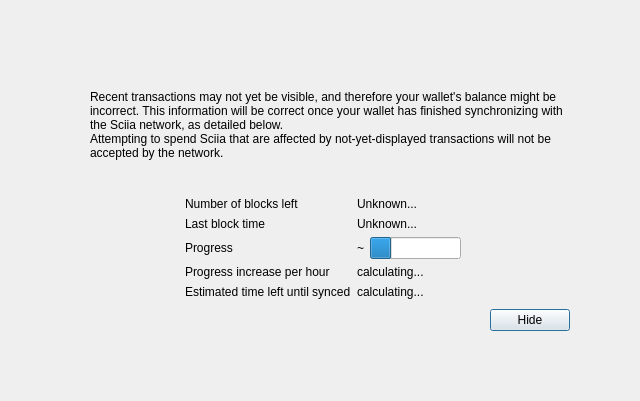
<?xml version="1.0" encoding="UTF-8"?>
<ui version="4.0">
 <class>ModalOverlay</class>
 <widget class="ModalOverlay" name="ModalOverlay">
  <property name="geometry">
   <rect>
    <x>0</x>
    <y>0</y>
    <width>640</width>
    <height>401</height>
   </rect>
  </property>
  <property name="windowTitle">
   <string>Form</string>
  </property>
  <layout class="QVBoxLayout" name="verticalLayout" stretch="0">
   <property name="sizeConstraint">
    <enum>QLayout::SetDefaultConstraint</enum>
   </property>
   <property name="leftMargin">
    <number>0</number>
   </property>
   <property name="topMargin">
    <number>0</number>
   </property>
   <property name="rightMargin">
    <number>0</number>
   </property>
   <property name="bottomMargin">
    <number>0</number>
   </property>
   <item>
    <widget class="QWidget" name="bgWidget" native="true">
     <property name="styleSheet">
      <string notr="true"/>
     </property>
     <layout class="QVBoxLayout" name="verticalLayoutMain" stretch="0">
      <property name="leftMargin">
       <number>60</number>
      </property>
      <property name="topMargin">
       <number>60</number>
      </property>
      <property name="rightMargin">
       <number>60</number>
      </property>
      <property name="bottomMargin">
       <number>60</number>
      </property>
      <item>
       <widget class="QWidget" name="contentWidget" native="true">
        <property name="styleSheet">
         <string notr="true"/>
        </property>
        <layout class="QVBoxLayout" name="verticalLayoutSub" stretch="1,0,0,0,0">
         <property name="spacing">
          <number>0</number>
         </property>
         <property name="leftMargin">
          <number>10</number>
         </property>
         <property name="topMargin">
          <number>10</number>
         </property>
         <property name="rightMargin">
          <number>10</number>
         </property>
         <property name="bottomMargin">
          <number>10</number>
         </property>
         <item>
          <layout class="QHBoxLayout" name="horizontalLayoutIconText" stretch="0,1">
           <property name="topMargin">
            <number>20</number>
           </property>
           <item>
            <layout class="QVBoxLayout" name="verticalLayoutIcon">
             <property name="leftMargin">
              <number>0</number>
             </property>
             <item>
              <widget class="QLabel" name="warningIcon">
               <property name="text">
                <string/>
               </property>
              </widget>
             </item>
             <item>
              <spacer name="verticalSpacerWarningIcon">
               <property name="orientation">
                <enum>Qt::Vertical</enum>
               </property>
               <property name="sizeHint" stdset="0">
                <size>
                 <width>20</width>
                 <height>40</height>
                </size>
               </property>
              </spacer>
             </item>
            </layout>
           </item>
           <item>
            <layout class="QVBoxLayout" name="verticalLayoutInfoText">
             <property name="leftMargin">
              <number>0</number>
             </property>
             <property name="topMargin">
              <number>0</number>
             </property>
             <item>
              <widget class="QLabel" name="infoText">
               <property name="text">
                <string>Recent transactions may not yet be visible, and therefore your wallet's balance might be incorrect. This information will be correct once your wallet has finished synchronizing with the Sciia network, as detailed below.</string>
               </property>
               <property name="textFormat">
                <enum>Qt::RichText</enum>
               </property>
               <property name="wordWrap">
                <bool>true</bool>
               </property>
              </widget>
             </item>
             <item>
              <widget class="QLabel" name="infoTextStrong">
               <property name="text">
                <string>Attempting to spend Sciia that are affected by not-yet-displayed transactions will not be accepted by the network.</string>
               </property>
               <property name="textFormat">
                <enum>Qt::RichText</enum>
               </property>
               <property name="wordWrap">
                <bool>true</bool>
               </property>
              </widget>
             </item>
             <item>
              <spacer name="verticalSpacerInTextSpace">
               <property name="orientation">
                <enum>Qt::Vertical</enum>
               </property>
               <property name="sizeHint" stdset="0">
                <size>
                 <width>20</width>
                 <height>40</height>
                </size>
               </property>
              </spacer>
             </item>
            </layout>
           </item>
          </layout>
         </item>
         <item>
          <spacer name="verticalSpacerAfterText">
           <property name="orientation">
            <enum>Qt::Vertical</enum>
           </property>
           <property name="sizeHint" stdset="0">
            <size>
             <width>20</width>
             <height>40</height>
            </size>
           </property>
          </spacer>
         </item>
         <item>
          <layout class="QFormLayout" name="formLayout">
           <property name="fieldGrowthPolicy">
            <enum>QFormLayout::FieldsStayAtSizeHint</enum>
           </property>
           <property name="formAlignment">
            <set>Qt::AlignHCenter|Qt::AlignTop</set>
           </property>
           <property name="horizontalSpacing">
            <number>6</number>
           </property>
           <property name="verticalSpacing">
            <number>6</number>
           </property>
           <property name="topMargin">
            <number>10</number>
           </property>
           <item row="0" column="0">
            <widget class="QLabel" name="labelNumberOfBlocksLeft">
             <property name="text">
              <string>Number of blocks left</string>
             </property>
            </widget>
           </item>
           <item row="0" column="1">
            <widget class="QLabel" name="numberOfBlocksLeft">
             <property name="text">
              <string>Unknown...</string>
             </property>
            </widget>
           </item>
           <item row="1" column="0">
            <widget class="QLabel" name="labelLastBlockTime">
             <property name="text">
              <string>Last block time</string>
             </property>
            </widget>
           </item>
           <item row="1" column="1">
            <widget class="QLabel" name="newestBlockDate">
             <property name="sizePolicy">
              <sizepolicy hsizetype="Maximum" vsizetype="Preferred">
               <horstretch>0</horstretch>
               <verstretch>0</verstretch>
              </sizepolicy>
             </property>
             <property name="text">
              <string>Unknown...</string>
             </property>
            </widget>
           </item>
           <item row="2" column="0">
            <widget class="QLabel" name="labelSyncDone">
             <property name="text">
              <string>Progress</string>
             </property>
            </widget>
           </item>
           <item row="2" column="1">
            <layout class="QHBoxLayout" name="horizontalLayoutSync" stretch="0,1">
             <item>
              <widget class="QLabel" name="percentageProgress">
               <property name="text">
                <string notr="true">~</string>
               </property>
              </widget>
             </item>
             <item>
              <widget class="QProgressBar" name="progressBar">
               <property name="value">
                <number>24</number>
               </property>
               <property name="format">
                <string/>
               </property>
              </widget>
             </item>
            </layout>
           </item>
           <item row="4" column="0">
            <widget class="QLabel" name="labelProgressIncrease">
             <property name="text">
              <string>Progress increase per hour</string>
             </property>
            </widget>
           </item>
           <item row="4" column="1">
            <widget class="QLabel" name="progressIncreasePerH">
             <property name="text">
              <string>calculating...</string>
             </property>
            </widget>
           </item>
           <item row="5" column="0">
            <widget class="QLabel" name="labelEstimatedTimeLeft">
             <property name="text">
              <string>Estimated time left until synced</string>
             </property>
            </widget>
           </item>
           <item row="5" column="1">
            <widget class="QLabel" name="expectedTimeLeft">
             <property name="text">
              <string>calculating...</string>
             </property>
            </widget>
           </item>
          </layout>
         </item>
         <item>
          <layout class="QHBoxLayout" name="horizontalLayoutButtons">
           <property name="leftMargin">
            <number>10</number>
           </property>
           <property name="topMargin">
            <number>10</number>
           </property>
           <item>
            <spacer name="horizontalSpacer">
             <property name="orientation">
              <enum>Qt::Horizontal</enum>
             </property>
             <property name="sizeHint" stdset="0">
              <size>
               <width>40</width>
               <height>20</height>
              </size>
             </property>
            </spacer>
           </item>
           <item>
            <widget class="QPushButton" name="closeButton">
             <property name="text">
              <string>Hide</string>
             </property>
             <property name="focusPolicy">
              <enum>Qt::StrongFocus</enum>
             </property>
             <property name="default">
              <bool>true</bool>
             </property>
            </widget>
           </item>
          </layout>
         </item>
         <item>
          <layout class="QVBoxLayout" name="verticalLayout_2">
           <item>
            <spacer name="verticalSpacer">
             <property name="orientation">
              <enum>Qt::Vertical</enum>
             </property>
             <property name="sizeHint" stdset="0">
              <size>
               <width>20</width>
               <height>40</height>
              </size>
             </property>
            </spacer>
           </item>
          </layout>
         </item>
        </layout>
       </widget>
      </item>
     </layout>
    </widget>
   </item>
  </layout>
 </widget>
 <customwidgets>
  <customwidget>
   <class>ModalOverlay</class>
   <extends>QWidget</extends>
   <header>qt/modaloverlay.h</header>
   <container>1</container>
  </customwidget>
 </customwidgets>
 <resources/>
 <connections/>
</ui>
